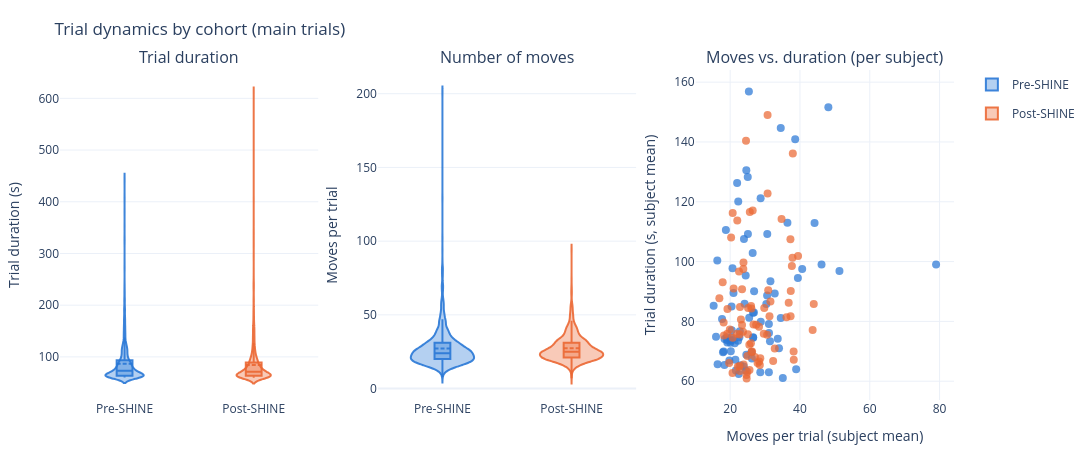

Notebook code for this chart:
### Markdown cell above
## 4. Trial duration and number of moves

Per-trial distributions of trial duration and number of moves (main trials only -- catch
trials use a different `images_per_trial`, see `SpAM_Task/task_config.json`, so mixing them in
would confound the move-count comparison), the per-subject moves-vs-duration relationship, and
how both measures trend over the course of the session (mean +/- SE per trial number, with thin
per-subject lines -- same progression-panel style as `analysis/pilot/figures.py`'s
`fig_trial_duration`/`fig_moves`). Mann-Whitney U tests below use per-subject means.

### Code cell
subj_trial_stats = {c: subject_trial_stats(trials_main[c]) for c in _COHORTS}
fig_trial_time_moves(trials_main, subj_trial_stats).show()

### Figure 1 — Plotly figure (JSON) as saved in the notebook; plotly's stock layout.template omitted (floating-point values rounded to 4 significant figures; data arrays with more than 128 entries replaced by an {"elided": "..."} marker saying what was removed)
{"data": [{"box": {"visible": true}, "fillcolor": "rgba(42,120,214,0.35)", "legendgroup": "pre", "line": {"color": "rgba(42,120,214,0.9)"}, "marker": {"color": "#2a78d6"}, "meanline": {"visible": true}, "name": "Pre-SHINE", "points": false, "showlegend": true, "type": "violin", "x0": "Pre-SHINE", "xaxis": "x", "y": {"elided": "1738 float values"}, "yaxis": "y"}, {"box": {"visible": true}, "fillcolor": "rgba(42,120,214,0.35)", "legendgroup": "pre", "line": {"color": "rgba(42,120,214,0.9)"}, "marker": {"color": "#2a78d6"}, "meanline": {"visible": true}, "name": "Pre-SHINE", "points": false, "showlegend": false, "type": "violin", "x0": "Pre-SHINE", "xaxis": "x2", "y": {"elided": "1738 int values"}, "yaxis": "y2"}, {"hovertemplate": "Moves: %{x:.1f}<br>Duration: %{y:.1f}s<extra></extra>", "legendgroup": "pre", "marker": {"color": "rgba(42,120,214,0.9)", "opacity": 0.8, "size": 8}, "mode": "markers", "name": "Pre-SHINE", "showlegend": false, "type": "scatter", "x": [33.64, 48.14, 20.18, 19.18, 38.64, 20.68, 26.45, 20.14, 16.41, 26.82, 15.27, 31.41, 19.05, 25.36, 34.5, 28.73, 79.0, 44.18, 23.91, 20.05, 18.36, 36.41, 26.55, 21.64, 19.77, 18.41, 35.09, 17.95, 40.64, 25.05, 31.09, 22.32, 24.45, 19.14, 17.68, 22.0, 20.45, 25.09, 21.5, 31.55, 15.95, 31.14, 25.45, 34.5, 32.77, 22.95, 20.64, 22.64, 30.36, 20.41, 26.59, 28.77, 24.64, 28.64, 20.95, 23.95, 31.09, 24.45, 39.41, 46.18, 21.32, 20.32, 22.77, 22.45, 30.59, 18.14, 26.23, 26.86, 16.32, 34.0, 22.27, 24.14, 51.32, 26.14, 18.77, 24.64, 38.91, 30.64, 26.59], "xaxis": "x3", "y": [74.22, 151.6, 70.02, 72.95, 140.9, 97.73, 102.8, 73.49, 65.68, 82.96, 85.23, 73.37, 74.68, 156.9, 144.7, 121.2, 99.01, 112.9, 64.94, 72.85, 65.45, 113.0, 82.86, 63.54, 66.95, 74.08, 61.04, 69.7, 97.51, 128.3, 79.12, 120.1, 95.38, 73.71, 80.78, 126.3, 77.03, 109.2, 67.19, 93.4, 74.85, 76.09, 81.2, 81.13, 89.33, 65.36, 73.77, 74.72, 85.84, 84.96, 74.67, 79.87, 130.5, 62.98, 89.52, 107.5, 63.01, 63.59, 94.48, 98.99, 72.65, 74.51, 76.72, 62.44, 88.69, 69.94, 67.62, 90.1, 100.3, 71.01, 73.5, 85.89, 96.82, 69.65, 110.6, 68.82, 64.01, 109.2, 74.49], "yaxis": "y3"}, {"box": {"visible": true}, "fillcolor": "rgba(235,104,52,0.35)", "legendgroup": "post", "line": {"color": "rgba(235,104,52,0.9)"}, "marker": {"color": "#eb6834"}, "meanline": {"visible": true}, "name": "Post-SHINE", "points": false, "showlegend": true, "type": "violin", "x0": "Post-SHINE", "xaxis": "x", "y": {"elided": "1672 float values"}, "yaxis": "y"}, {"box": {"visible": true}, "fillcolor": "rgba(235,104,52,0.35)", "legendgroup": "post", "line": {"color": "rgba(235,104,52,0.9)"}, "marker": {"color": "#eb6834"}, "meanline": {"visible": true}, "name": "Post-SHINE", "points": false, "showlegend": false, "type": "violin", "x0": "Post-SHINE", "xaxis": "x2", "y": {"elided": "1672 int values"}, "yaxis": "y2"}, {"hovertemplate": "Moves: %{x:.1f}<br>Duration: %{y:.1f}s<extra></extra>", "legendgroup": "post", "marker": {"color": "rgba(235,104,52,0.9)", "opacity": 0.8, "size": 8}, "mode": "markers", "name": "Post-SHINE", "showlegend": false, "type": "scatter", "x": [34.73, 26.0, 20.27, 19.73, 18.23, 17.86, 30.73, 25.09, 23.09, 38.23, 30.73, 36.14, 27.45, 29.77, 32.32, 22.82, 25.5, 21.91, 23.82, 37.95, 37.32, 30.59, 22.77, 21.0, 23.77, 22.55, 20.73, 22.73, 19.18, 19.23, 24.55, 20.73, 37.27, 22.05, 16.91, 26.14, 25.14, 22.64, 32.77, 25.95, 37.86, 39.45, 28.64, 25.64, 24.68, 38.18, 26.68, 27.09, 23.68, 28.27, 24.91, 36.77, 31.55, 25.55, 20.68, 37.68, 24.73, 28.32, 26.09, 37.36, 27.86, 43.64, 23.86, 26.27, 24.95, 29.64, 22.18, 26.45, 18.14, 28.5, 43.95, 31.27, 19.91, 30.91, 23.41, 23.41], "xaxis": "x3", "y": [114.3, 85.18, 108.1, 66.08, 75.24, 93.08, 149.0, 75.7, 80.64, 67.2, 122.8, 81.39, 78.85, 84.47, 66.74, 84.85, 72.16, 75.83, 99.68, 136.1, 81.76, 75.53, 63.39, 91.02, 97.49, 96.65, 74.56, 75.58, 75.9, 84.14, 140.4, 116.2, 107.5, 113.7, 87.73, 69.79, 84.48, 65.1, 70.97, 72.67, 101.2, 101.9, 67.7, 116.6, 62.07, 69.91, 78.98, 68.11, 76.56, 78.2, 63.18, 86.21, 86.69, 63.74, 62.73, 98.55, 60.9, 66.62, 84.31, 90.12, 66.1, 77.12, 65.58, 69.94, 68.42, 75.82, 64.85, 117.0, 79.63, 65.44, 85.83, 81.74, 77.27, 90.44, 90.72, 78.81], "yaxis": "y3"}], "layout": {"annotations": [{"font": {"size": 16}, "showarrow": false, "text": "Trial duration", "x": 0.1444, "xanchor": "center", "xref": "paper", "y": 1.0, "yanchor": "bottom", "yref": "paper"}, {"font": {"size": 16}, "showarrow": false, "text": "Number of moves", "x": 0.5, "xanchor": "center", "xref": "paper", "y": 1.0, "yanchor": "bottom", "yref": "paper"}, {"font": {"size": 16}, "showarrow": false, "text": "Moves vs. duration (per subject)", "x": 0.8556, "xanchor": "center", "xref": "paper", "y": 1.0, "yanchor": "bottom", "yref": "paper"}], "height": 460, "margin": {"b": 60, "l": 60, "r": 40, "t": 70}, "showlegend": true, "title": {"text": "Trial dynamics by cohort (main trials)"}, "width": 1200, "xaxis": {"anchor": "y", "domain": [0.0, 0.2889]}, "xaxis2": {"anchor": "y2", "domain": [0.3556, 0.6444]}, "xaxis3": {"anchor": "y3", "domain": [0.7111, 1.0], "title": {"text": "Moves per trial (subject mean)"}}, "yaxis": {"anchor": "x", "domain": [0.0, 1.0], "title": {"text": "Trial duration (s)"}}, "yaxis2": {"anchor": "x2", "domain": [0.0, 1.0], "title": {"text": "Moves per trial"}}, "yaxis3": {"anchor": "x3", "domain": [0.0, 1.0], "title": {"text": "Trial duration (s, subject mean)"}}}}
